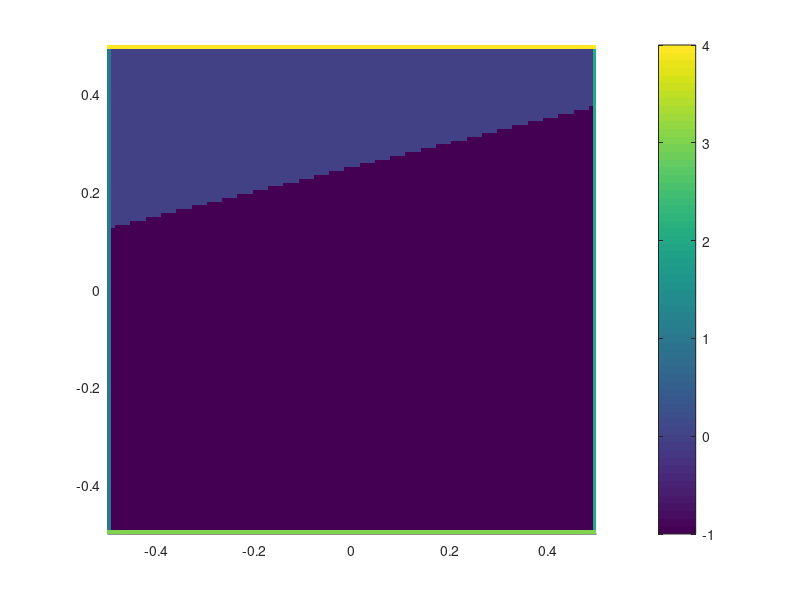

Here is the MATLAB script that generated this plot: (Note: this script raises an error after producing the figure.)
clear
% Main switches
WENO5    = 0;
test     = 4;
vstep    = 5;
order    = 2;
dimsplit = 1;
% Space
xmin     = -0.5;  xmax    =    0.5; Lx = xmax - xmin;
ymin     = -0.5;  ymax    =    0.5; Ly = ymax - ymin;
zmin     = -0.50; zmax    =    0.5; Lz = zmax - zmin;
nx       = 4*32;
ny       = 4*32;
nz       = 1;
nt       = 1;
nout     = 20;
dx       = Lx/nx;
dy       = Ly/ny;
dz       = Lz/nz;
dt       = 0.25*min(min(dx,dy),dz) / 4;

% Dirichlet boundary conditions
BC   = 4;
valW = 2.0;
valE = 1.0;
valS = 1.0;
valN = 1.0;
valX = 1.0; % surface value

% Mesh
xce=xmin-dx/2:dx:xmax+dx/2;
yce=ymin-dy/2:dy:ymax+dy/2;
zce=zmin-dz/2:dz:zmax+dz/2;
xc=xmin+dx/2:dx:xmax-dx/2;
yc=ymin+dy/2:dy:ymax-dy/2;
zc=zmin+dz/2:dz:zmax-dz/2;
xv=xmin:dx:xmax;
yv=ymin:dy:ymax;
[xce2,yce2,zce2] = ndgrid(xce,yce,zce);
[xvx2,~,~] = ndgrid(xc,yv,zc);
[~,yvy2,~] = ndgrid(xv,yc,zc);
% Storage
maxphiv = zeros(nt,1);
% Setups
if test==0
    % Shift in x
    xC = 0.0;
    yC = 0.0;
    zC = 0.5*(zmin+zmax);
    Vx      =  ones(nx+1,ny+0,nz+0);
    Vy      =  zeros(nx+0,ny+1,nz+0);
    Vz      =  zeros(nx+0,ny+0,nz+1);
elseif test==1
    % Shift in y
    xC = 0.0;
    yC = 0.0;
    zC = 0.5*(zmin+zmax);
    Vx      =  zeros(nx+1,ny+0,nz+0);
    Vy      =   ones(nx+0,ny+1,nz+0);
    Vz      =  zeros(nx+0,ny+0,nz+1);
elseif test==3
    % Rotate
    xC = 0.0;
    yC = 0.3;
    zC = 0.5*(zmin+zmax);
    Vx      =   xvx2';
    Vy      =  -yvy2';
    Vz      =  zeros(nx+0,ny+0,nz+1);
elseif test==4
    % Shift in x y
    xC = 0.0;
    yC = 0.0;
    zC = 0.5*(zmin+zmax);
    Vx      =   ones(nx+1,ny+0,nz+0);
    Vy      =  -ones(nx+0,ny+1,nz+0);
    Vz      =  zeros(nx+0,ny+0,nz+1);
end
% Initial condition
% Tc_ex = exp(-(xce2-xC).^2/ 0.001 - (yce2-yC).^2/ 0.001 - (zce2-zC).^2/ 0.001);
Tc_ex = exp(-(xce2-xC).^2/ 0.001 - (yce2-yC).^2/ 0.001);
% Pre-process
vxm1  = min(Vx(1:end-1,:,int16(ceil(nz/2))),0);
vxp1  = max(Vx(2:end  ,:,int16(ceil(nz/2))),0);
vym1  = min(Vy(:,1:end-1,int16(ceil(nz/2))),0);
vyp1  = max(Vy(:,2:end  ,int16(ceil(nz/2))),0);
phi1  = Tc_ex(2:end-1,2:end-1,int16(ceil(nz/2)));
VxC   = 0.5*(Vx(1:end-1,:,:)+Vx(2:end-0,:,:));
VyC   = 0.5*(Vy(:,1:end-1,:)+Vy(:,2:end-0,:));

% Draw top free surface
xc2 = xce2(2:end-1,2:end-1,2:end-1);
yc2 = yce2(2:end-1,2:end-1,2:end-1);
zc2 = zce2(2:end-1,2:end-1,2:end-1);
in    = ones(size(phi1));
in(yc2>0.25*xc2+0.25) = 0;
phi1(in==0) = -1;
inC = in==1;
bc = inC;
bc = bc*1; % Why???
bc(bc==1) = -1;
bc(1,:) = 1; bc(end,:) = 2;
bc(:,1) = 3; bc(:,end) = 4;


figure(1)
hold on
imagesc(xc,yc, bc' ), axis xy image, colorbar
% imagesc(xce,yce, phiex' ), axis xy image, colorbar

drawnow






time  = 0;
%% Time loop
for it=1:nt
    
    time = time + dt;
        
    % 1.1 Upwind
    phi1o = phi1;
    phi1t = phi1;
    for step=1:order
        if WENO5 == 0 % upwind
            
            phiex  = -0*ones(nx+2,ny+2);

            % Extended values in x - NEW FOR SURFACE
            for j=1:ny+2
                for i=1:nx+2
                    
                    ie = i-1;
                    je = j-1;
                    
                    if bc(ie,je)==1 && bc(ie+1,je)==-1 && i==1
                        phiex(i,j) = 2*valW - phi1t(i-1+1,j-1);
                    elseif bc(ie,je)==2 && bc(ie-1,je)==-1 && i==nx+2
                        phiex(i,j) = 2*valE - phi1t(i-1-1,j-1);
                    elseif bc(ie,je)==0 && bc(ie+1,je)==-1
                        phiex(i,j) = 2*valX - phi1t(i-1+1,j-1);
                    elseif bc(ie,je)==0 && bc(ie-1,je)==-1
                        phiex(i,j) = 2*valX - phi1t(i-1-1,j-1);
                    elseif i>1 && i<nx+2 && j>1 && j<ny+2
                        phiex(i,j) = phi1t(i-1,j-1);
                    end

                end
            end
            phxm1 = 1/dx*(phiex(2:end-1,2:end-1) - phiex(1:end-2,2:end-1));
            phxp1 = 1/dx*(phiex(3:end,2:end-1)   - phiex(2:end-1,2:end-1));
        else
            [phxm1,phxp1,c,d] = weno5_v3_free(phi1t, dx, dy , 1, 0, BC, valW, valE, valS, valN, valX, bc);
        end
        phi1t = phi1t - dimsplit*dt*(vxp1.*phxm1 + vxm1.*phxp1);
    end
    phi1t(inC) = (1/order)*phi1t(inC) + (1-1/order)*phi1o(inC);
    phi1o = phi1t;
    for step=1:order
        if WENO5 == 0 % upwind
            
            phiey  = -0*ones(nx+2,ny+2);
            
            % Extended values in y - NEW FOR SURFACE
            for j=1:ny+2
                for i=1:nx+2
                    
                    ie = i-1;
                    je = j-1;

                    if bc(ie,je)==3 && bc(ie,je+1)==-1 && j==1
                         phiey(i,j) = 2*valS - phi1t(i-1,j-1+1);
                    elseif bc(ie,je)==4 && bc(ie,je-1)==-1 && j==ny+2
                         phiey(i,j) = 2*valN - phi1t(i-1,j-1-1);
                    elseif bc(ie,je)==0 && bc(ie,je+1)==-1
                         phiey(i,j) = 2*valX - phi1t(i-1,j-1+1);
                    elseif bc(ie,je)==0 && bc(ie,je-1)==-1
                         phiey(i,j) = 2*valX - phi1t(i-1,j-1-1);
                    elseif i>1 && i<nx+2 && j>1 && j<ny+2
                        phiey(i,j) = phi1t(i-1,j-1);
                    end

                end
            end
            phym1 = 1/dy*(phiey(2:end-1,2:end-1) - phiey(2:end-1,1:end-2));
            phyp1 = 1/dy*(phiey(2:end-1,3:end)   - phiey(2:end-1,2:end-1));
        else
            [a,b,phym1,phyp1] = weno5_v3_free(phi1t, dx, dy , 0, 1, BC, valW, valE, valS, valN, valX, bc);
        end
        phi1t = phi1t - dt*(vyp1.*phym1 + vym1.*phyp1) - (1-dimsplit)*dt*(vxp1.*phxm1 + vxm1.*phxp1);
    end
    phi1(inC) = (1/order)*phi1t(inC) + (1-1/order)*phi1o(inC);
    % Post-processing
    % centerx = time*1 + 0.1
    maxphiv(it) = max(max(phi1(:)));
    if mod(it,nout)==0
        figure(1),clf;
        hold on
        imagesc(xc,yc, phi1' )
        colorbar
        quiver(xc(1:vstep:end,1:vstep:end),yc(1:vstep:end,1:vstep:end),VxC(1:vstep:end,1:vstep:end,1:vstep:end,1:vstep:end)',VyC(1:vstep:end,1:vstep:end,1:vstep:end,1:vstep:end)', 'w')
        set(gca,'ydir','normal')
%         caxis([0 2])
        title(maxphiv(it))
        drawnow
        figure(2),clf;
        plot(1:it, maxphiv(1:it), 'ok')
    end
end
